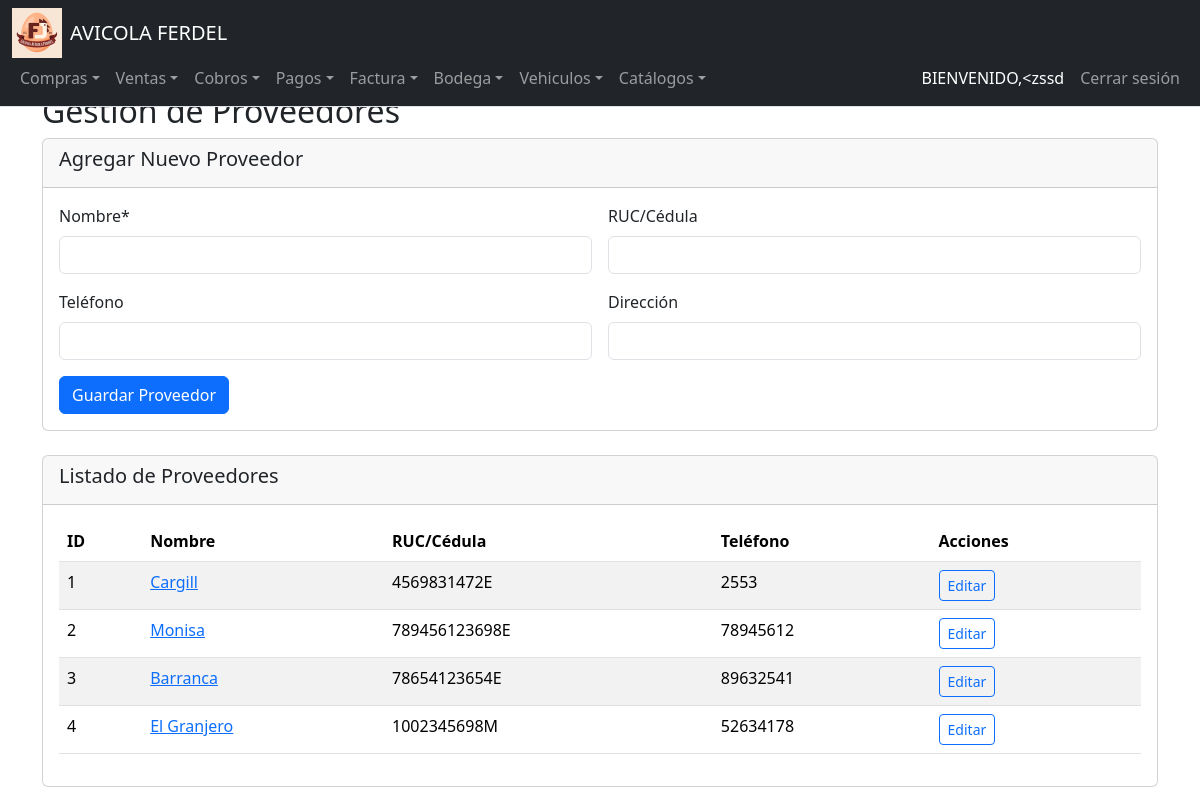
/proveedores (signed in), run on an earlier commit of the app's database.
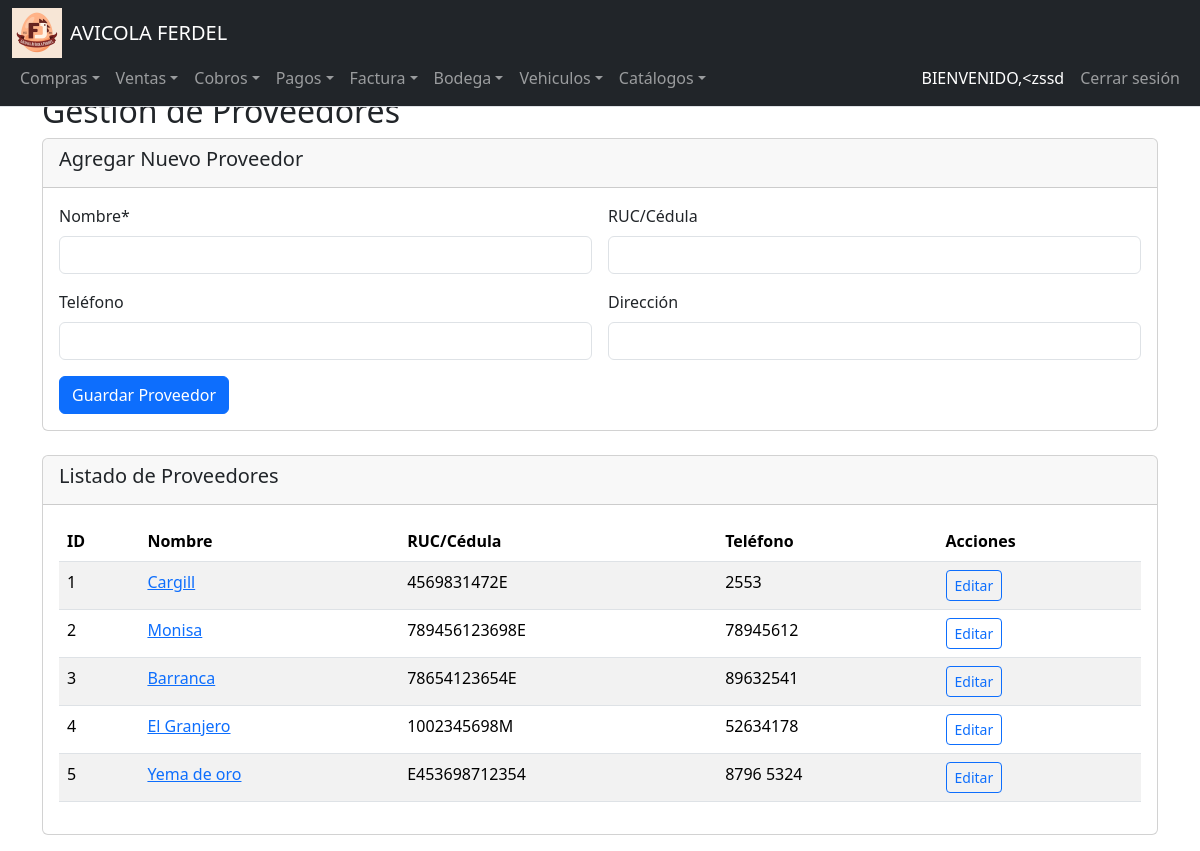
And on a later commit of the database.
### tables this page shows
CREATE TABLE Proveedores (
    ID_Proveedor INTEGER PRIMARY KEY AUTOINCREMENT,
    Nombre TEXT NOT NULL,
    Telefono TEXT,
    Direccion TEXT,
    RUC_CEDULA TEXT
);

### app.py (the view, shortened to what this page needs)
@app.route("/proveedores", methods=["GET", "POST"])
@login_required
def proveedores():
    proveedores = db.execute("SELECT * FROM Proveedores ORDER BY ID_Proveedor")
    return render_template("proveedores.html", proveedores=proveedores)

### app.py (called while the page is built)
@login_manager.user_loader
def load_user(user_id):
    user_data = db.execute("SELECT * FROM Usuarios WHERE ID_Usuario = ?", user_id)
    if len(user_data) == 1:
        return User(user_data[0]["ID_Usuario"], user_data[0]["NombreUsuario"])
    return None

@app.after_request
def after_request(response):
    response.headers["Cache-Control"] = "no-cache, no-store, must-revalidate"
    response.headers["Expires"] = 0
    response.headers["Pragma"] = "no-cache"
    return response

### Templates/proveedores.html
{% extends "layout.html" %}
{% block main %}
<div class="container">
    <h2>Gestión de Proveedores</h2>
    <div class="card mb-4">
        <div class="card-header">
            <h5>Agregar Nuevo Proveedor</h5>
        </div>
        <div class="card-body">
            <form method="POST" action="{{ url_for('proveedores') }}">
                <div class="row g-3">
                    <div class="col-md-6">
                        <label for="nombre" class="form-label">Nombre*</label>
                        <input type="text" class="form-control" id="nombre" name="nombre" required>
                    </div>
                    <div class="col-md-6">
                        <label for="ruc_cedula" class="form-label">RUC/Cédula</label>
                        <input type="text" class="form-control" id="ruc_cedula" name="ruc_cedula">
                    </div>
                    <div class="col-md-6">
                        <label for="telefono" class="form-label">Teléfono</label>
                        <input type="tel" class="form-control" id="telefono" name="telefono">
                    </div>
                    <div class="col-md-6">
                        <label for="direccion" class="form-label">Dirección</label>
                        <input type="text" class="form-control" id="direccion" name="direccion">
                    </div>
                    <div class="col-12">
                        <button type="submit" class="btn btn-primary">Guardar Proveedor</button>
                    </div>
                </div>
            </form>
        </div>
    </div>
    <div class="card">
        <div class="card-header">
            <h5>Listado de Proveedores</h5>
        </div>
        <div class="card-body">
            <div class="table-responsive">
                <table class="table table-striped">
                    <thead>
                        <tr>
                            <th>ID</th>
                            <th>Nombre</th>
                            <th>RUC/Cédula</th>
                            <th>Teléfono</th>
                            <th>Acciones</th>
                        </tr>
                    </thead>
                    <tbody>
                        {% for proveedor in proveedores %}
                        <tr>
                            <td>{{ proveedor.ID_Proveedor }}</td>
                            <td>
                                <a href="{{ url_for('detalle_proveedor', id_proveedor=proveedor.ID_Proveedor) }}">
                                    {{ proveedor.Nombre }}
                                </a>
                            </td>
                            <td>{{ proveedor.RUC_CEDULA or '' }}</td>
                            <td>{{ proveedor.Telefono or '' }}</td>
                            <td>
                                <a href="{{ url_for('editar_proveedor', id_proveedor=proveedor.ID_Proveedor) }}"
                                   class="btn btn-sm btn-outline-primary">Editar</a>
                            </td>
                        </tr>
                        {% endfor %}
                    </tbody>
                </table>
            </div>
        </div>
    </div>
</div>
{% endblock %}

What changed in the data, as far as the page shows it:
added Proveedores: ID_Proveedor "5", Nombre "Yema de oro", RUC_CEDULA "E453698712354", Telefono "8796 5324"
